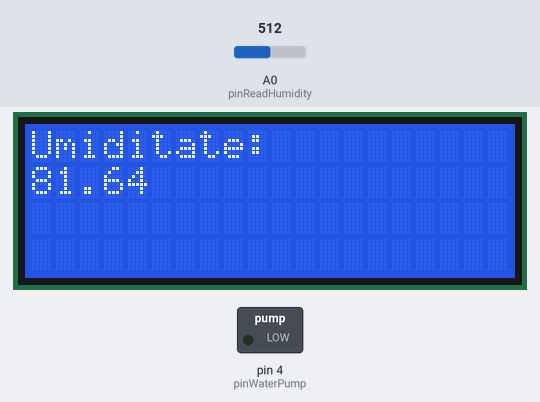
This sketch was run on a simulated Arduino Uno, built with avr-gcc and run on an emulated ATmega328P. On the bench: 20×4 character LCD, switched loads named in the sketch (green lamp = pin HIGH). Inputs (shaded band) come from the test bench; at power-on: A0 (pinReadHumidity) = 512. Pins used as bus, display or sensor lines are not drawn.

Above: at 1.2 s.
1.3 s: A0 (pinReadHumidity) set to 691
At 6.0 s:
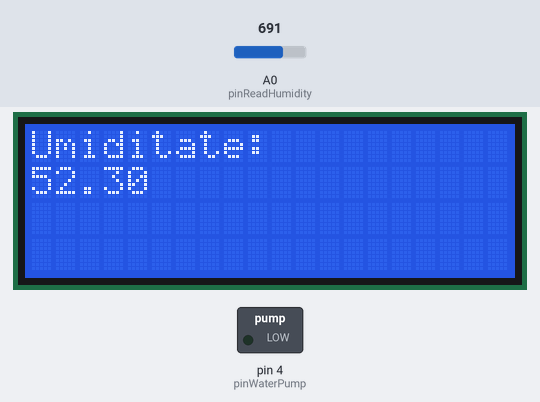
11.7 s: A0 (pinReadHumidity) set to 719
At 16.5 s:
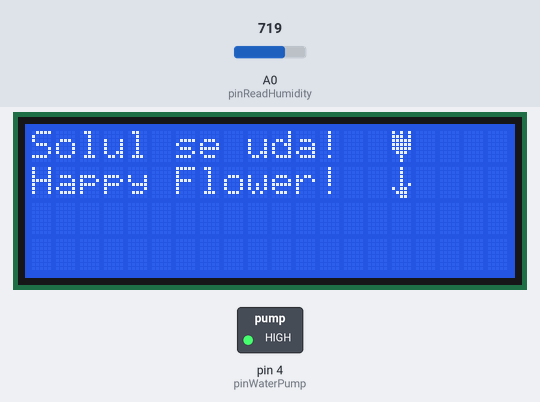
22.6 s: A0 (pinReadHumidity) set to 511
At 25.7 s:
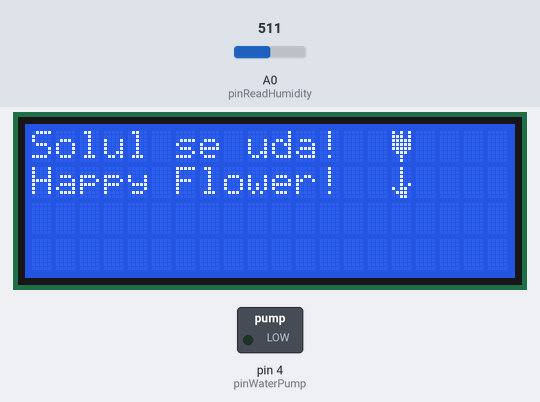
30.8 s: A0 (pinReadHumidity) set to 716
At 35.0 s:
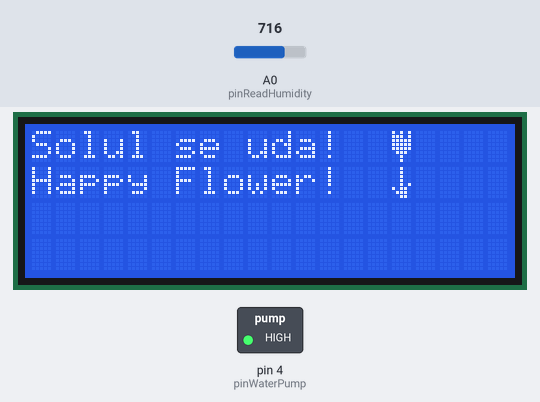
Timing chart, 0 to 42.7 s (numbered marks = the images above; inputs shaded):
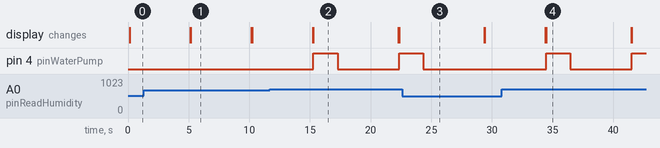

Measured:
- the behaviour switches between 705 and 706 on A0 (pinReadHumidity) (found by bisection; images 1 and 2)
- after the input at 1.3 s, the display: first differs from a run without the input after 3.9 s (image 1)
- after the input at 11.7 s, pin 4 (pinWaterPump): LOW → HIGH after 3.6 s, → LOW 2.0 s later, → HIGH 5.1 s later; the display: first differs from a run without the input after 3.6 s (image 2)
- after the input at 22.6 s, pin 4 (pinWaterPump): goes on until 24.4 s, then stays LOW
- after the input at 30.8 s, pin 4 (pinWaterPump): LOW → HIGH after 3.7 s, → LOW 2.0 s later, → HIGH 5.1 s later; the display: first differs from a run without the input after 3.7 s (image 4)
- what the display in image 1 shows lasts 5.0 s, from 5.2 s to 10.2 s
- what the display in image 2 shows lasts 7.0 s, from 15.3 s to 22.3 s

The sketch:

cod.ino
```cpp
#include <Wire.h>
#include <LiquidCrystal_I2C.h>

//Se seteaza lcd la adresa 0x27 pentru 16 caractere si 2 linii
LiquidCrystal_I2C lcd(0x27,20,4);

//Pini senzor umiditate
#define pinHumidityPower 7
#define pinReadHumidity A0

//Pin pompa
#define pinWaterPump 4

//Valori umiditate
#define MaxValueHumidity 1010
#define MinValueHumidity 400
#define LevelStartPump 50

byte stem[] = {
  B00100,
  B00100,
  B00100,
  B00100,
  B00101,
  B10110,
  B01110,
  B00110
};

byte flower[] = {
  B10101,
  B11101,
  B11111,
  B11111,
  B11111,
  B01110,
  B00100,
  B00100
};


void setup() {
  // Se ititializeaza pinul de umiditate
  pinMode(pinHumidityPower, OUTPUT);
  digitalWrite(pinHumidityPower, LOW);

  // Se intitializeaza pimul de pompa de apa
  pinMode(pinWaterPump, OUTPUT);
  digitalWrite(pinWaterPump, LOW);


  // Se initializeaza lcd
  lcd.init();
  lcd.backlight();

  // Se genereaza caracterele custom
  lcd.createChar(0,stem);
  lcd.createChar(1,flower);

}


void loop() {
  // Se sterge ecranul
  lcd.clear();
  //Se citeste valoare de la senzorul de umiditate
  double humidity = readHumiditySensor();

  if (humidity < LevelStartPump){
    //Se afiseaza mesajul
    lcd.setCursor(0,0);
    lcd.print("Solul se uda!");
    lcd.setCursor(0,1);
    lcd.print("Happy Flower!");
    lcd.setCursor(15,0);
    lcd.write(1);
    lcd.setCursor(15,1);
    lcd.write(0);

    // Se porneste pompa pentru 2 seculde
    digitalWrite(pinWaterPump, HIGH);
    delay(2000);
    digitalWrite(pinWaterPump, LOW);
  }else {

    // Se afiseaza umiditatea
    lcd.setCursor(0,0);
    lcd.print("Umiditate:");
    lcd.setCursor(0,1);

    lcd.print(humidity);
  }

  // Se asteapta 5 secunde pana la urmatoare citire
  delay(5000);


}

// Functia returneaza valoarea citita de senzorul de umiditate in procente
double readHumiditySensor() {
  // Se porneste senzorul
  digitalWrite(pinHumidityPower, HIGH);
  delay(30);
  // Se citeste valoarea
  double val = analogRead(pinReadHumidity);
  // Se opreste senzorul
  digitalWrite(pinHumidityPower, LOW);
  return 100 - ((val-MinValueHumidity)*100/(MaxValueHumidity - MinValueHumidity));
}
```
